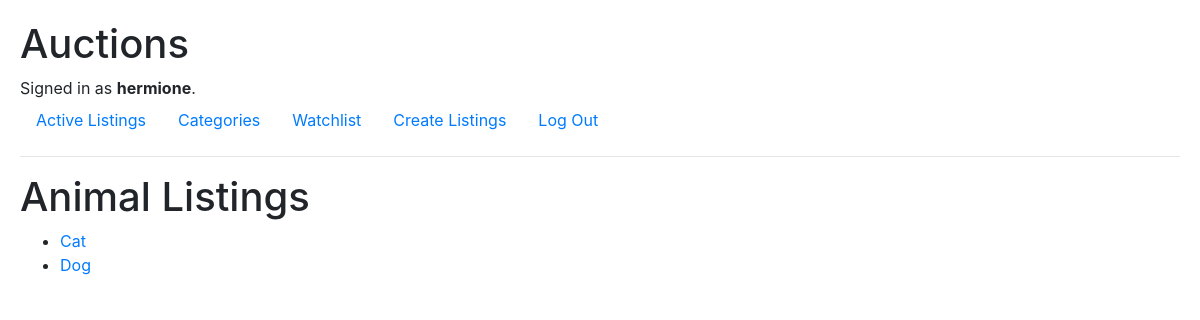
Screenshot of /categories/Animal (signed in) with the database file from the repository.
### auctions/models.py (models this page shows, shortened)
class User(AbstractUser):
    pass

class Category(models.Model):
    name = models.CharField(max_length=100)

class Listing(models.Model):
    title = models.CharField(max_length=64)
    image = models.URLField(default="", null=True, blank=True)
    description = models.CharField(max_length=100, null=True, blank=True)
    start_bid = models.IntegerField()
    date = models.DateTimeField(auto_now_add=True)
    category = models.ForeignKey(Category, on_delete=models.CASCADE, null=True, blank=True)
    creator = models.ForeignKey(User, on_delete=models.CASCADE, default="", related_name="creator", null=False)
    status = models.CharField(max_length=10, default='open', choices=[
        ('open', 'Open'),
        ('closed', 'Closed'),
    ])

### auctions/views.py (the view)
# urls.py: path('categories/<str:category_name>', views.category, name='category'),
@login_required
def category(request, category_name):
    category = Category.objects.get(name=category_name)
    listings = Listing.objects.filter(category=category)
    return render(request, "auctions/category.html", {
        "listings": listings,
        "category_name": category_name
    })

### auctions/templates/auctions/category.html
{% extends "auctions/layout.html" %}
{% block body %}
    <h1>{{ category_name }} Listings</h1>
    <ul>
        {% for listing in listings %}
            <li>
                <a href="{% url 'listing' listing.id %}">{{ listing.title }}</a>
            </li>
        {% empty %}
            <li>No listings in this category.</li>
        {% endfor %}
    </ul>
{% endblock %}

### auctions/templates/auctions/layout.html (shortened to what this page needs)
{% load static %}
<!DOCTYPE html>
<html lang="en">
    <head>
        <link rel="stylesheet" href="https://stackpath.bootstrapcdn.com/bootstrap/4.4.1/css/bootstrap.min.css">
        <link href="{% static 'auctions/styles.css' %}" rel="stylesheet">
    </head>
    <body>
        <h1>Auctions</h1>
        <div>
            {% if user.is_authenticated %}
                Signed in as <strong>{{ user.username }}</strong>.
            {% else %}
                Not signed in.
            {% endif %}
        </div>
        <ul class="nav">
            <li class="nav-item">
                <a class="nav-link" href="{% url 'active' %}">Active Listings</a>
            </li>
            {% if user.is_authenticated %}
                <li>
                    <a class="nav-link" href="{% url 'categories' %}">Categories</a>
                </li>
                <li>
                    <a class="nav-link" href="{% url 'watchlist' %}">Watchlist</a>
                </li>
                <li>
                    <a class="nav-link" href="{% url 'create_listing' %}">Create Listings</a>
                </li>
                <li class="nav-item">
                    <a class="nav-link" href="{% url 'logout' %}">Log Out</a>
                </li>
            {% endif %}
        </ul>
        <hr>
        {% block body %}
        {% endblock %}
    </body>
</html>

### auctions/static/auctions/styles.css (style rules this page uses)
body { padding: 20px; }

### rows the page displays
User: username "hermione"
Category: name "Animal"
Listing: title "Cat"
Listing: title "Dog"
